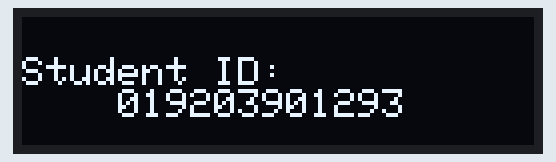
This sketch was run on a simulated Arduino Uno, built with avr-gcc and run on an emulated ATmega328P. On the bench: 128×32 one-colour display. What the sketch prints to the serial monitor is not drawn.

Above: at 2.2 s.

The sketch:

FinalProject.ino
```cpp
#include <Wire.h>
#include <Adafruit_GFX.h>
#include <Adafruit_SSD1306.h>

#define SCREEN_WIDTH 128 // OLED display width,  in pixels
#define SCREEN_HEIGHT 32 // OLED display height, in pixels

// declare an SSD1306 display object connected to I2C
Adafruit_SSD1306 oled(SCREEN_WIDTH, SCREEN_HEIGHT, &Wire, -1);

#define RED_LED 1
#define GRN_LED 0

void greenOn(); // Green LED ON
void greenOff(); // Green LED OFF
void redOn(); // Red LED ON
void redOff(); // Red LED OFF

#include <MFRC522v2.h>
#include <MFRC522DriverSPI.h>
//#include <MFRC522DriverI2C.h>
#include <MFRC522DriverPinSimple.h>
#include <MFRC522Debug.h>

MFRC522DriverPinSimple ss_pin(11); // Configurable, see typical pin layout above.

MFRC522DriverSPI driver{ss_pin}; // Create SPI driver.
//MFRC522DriverI2C driver{}; // Create I2C driver.
MFRC522 mfrc522{driver};  // Create MFRC522 instance.

void setup() {
  // put your setup code here, to run once:
  // Red LED Output
  pinMode(RED_LED, OUTPUT);
  // Green LED Output
  pinMode(GRN_LED, OUTPUT);
  //  Serial.begin(9600);
  //  Keyboard.begin();
  //  SPI.begin();
  //  mfrc522.PCD_Init();
    Serial.begin(115200);  // Initialize serial communications with the PC for debugging.
  while (!Serial);     // Do nothing if no serial port is opened (added for Arduinos based on ATMEGA32U4).
  mfrc522.PCD_Init();  // Init MFRC522 board.

  Serial.println(F("*****************************"));
  Serial.println(F("MFRC522 Digital self test"));
  Serial.println(F("*****************************"));
  MFRC522Debug::PCD_DumpVersionToSerial(mfrc522, Serial);  // Show version of PCD - MFRC522 Card Reader.
  Serial.println(F("-----------------------------"));
  Serial.println(F("Only known versions supported"));
  Serial.println(F("-----------------------------"));
  Serial.println(F("Performing test..."));
  bool result = mfrc522.PCD_PerformSelfTest(); // Perform the test.
  Serial.println(F("-----------------------------"));
  Serial.print(F("Result: "));
  if (result)
    Serial.println(F("OK"));
  else
    Serial.println(F("DEFECT or UNKNOWN"));
  Serial.println();

  // initialize OLED display with address 0x3C for 128x64
  if (!oled.begin(SSD1306_SWITCHCAPVCC, 0x3C)) {
    Serial.println(F("SSD1306 allocation failed"));
    while (true);
  }

  delay(2000);         // wait for initializing
  oled.clearDisplay(); // clear display

  oled.setTextSize(1);          // text size
  oled.setTextColor(WHITE);     // text color
  oled.setCursor(0, 10);        // position to display
  oled.println("Student ID: \n    019203901293"); // text to display
  oled.display();
}


void loop() {
  // put your main code here, to run repeatedly:
  while(1){
    redOn();
    greenOff();
    delay(1000);
    greenOn();
    redOff();
    delay(1000);

  }
}

void greenOn(){
  digitalWrite(GRN_LED, HIGH);
}

void greenOff(){
  digitalWrite(GRN_LED, LOW);
}

void redOn(){
  digitalWrite(RED_LED, HIGH);
}

void redOff(){
  digitalWrite(RED_LED, LOW);
}
```
